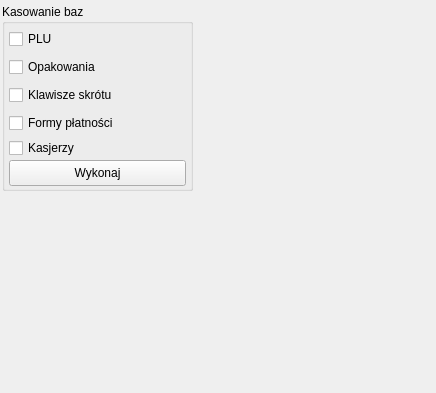
          <widget class="QWidget" name="DataBaseTabClear">
           <attribute name="title">
            <string>Kasowanie</string>
           </attribute>
           <layout class="QGridLayout" name="gridLayout_20">
            <property name="leftMargin">
             <number>2</number>
            </property>
            <property name="topMargin">
             <number>4</number>
            </property>
            <property name="rightMargin">
             <number>2</number>
            </property>
            <property name="bottomMargin">
             <number>4</number>
            </property>
            <property name="spacing">
             <number>2</number>
            </property>
            <item row="0" column="0">
             <widget class="QGroupBox" name="groupBoxDataBaseClear">
              <property name="layoutDirection">
               <enum>Qt::LeftToRight</enum>
              </property>
              <property name="title">
               <string>Kasowanie baz</string>
              </property>
              <property name="flat">
               <bool>false</bool>
              </property>
              <layout class="QGridLayout" name="gridLayout_3">
               <property name="leftMargin">
                <number>4</number>
               </property>
               <property name="topMargin">
                <number>2</number>
               </property>
               <property name="rightMargin">
                <number>4</number>
               </property>
               <property name="bottomMargin">
                <number>2</number>
               </property>
               <property name="spacing">
                <number>2</number>
               </property>
               <item row="1" column="0">
                <widget class="QCheckBox" name="checkBoxDataBasePackage">
                 <property name="minimumSize">
                  <size>
                   <width>0</width>
                   <height>26</height>
                  </size>
                 </property>
                 <property name="maximumSize">
                  <size>
                   <width>16777215</width>
                   <height>26</height>
                  </size>
                 </property>
                 <property name="text">
                  <string>Opakowania</string>
                 </property>
                </widget>
               </item>
               <item row="2" column="0">
                <widget class="QCheckBox" name="checkBoxDataBaseShortcut">
                 <property name="minimumSize">
                  <size>
                   <width>0</width>
                   <height>26</height>
                  </size>
                 </property>
                 <property name="maximumSize">
                  <size>
                   <width>16777215</width>
                   <height>26</height>
                  </size>
                 </property>
                 <property name="text">
                  <string>Klawisze skrótu</string>
                 </property>
                </widget>
               </item>
               <item row="0" column="0">
                <widget class="QCheckBox" name="checkBoxDataBasePlu">
                 <property name="minimumSize">
                  <size>
                   <width>0</width>
                   <height>26</height>
                  </size>
                 </property>
                 <property name="maximumSize">
                  <size>
                   <width>16777215</width>
                   <height>26</height>
                  </size>
                 </property>
                 <property name="text">
                  <string>PLU</string>
                 </property>
                </widget>
               </item>
               <item row="3" column="0">
                <widget class="QCheckBox" name="checkBoxDataBasePaymentForm">
                 <property name="minimumSize">
                  <size>
                   <width>0</width>
                   <height>26</height>
                  </size>
                 </property>
                 <property name="maximumSize">
                  <size>
                   <width>16777215</width>
                   <height>26</height>
                  </size>
                 </property>
                 <property name="text">
                  <string>Formy płatności</string>
                 </property>
                </widget>
               </item>
               <item row="5" column="0">
                <widget class="QPushButton" name="pushButtonDataBaseAdd">
                 <property name="minimumSize">
                  <size>
                   <width>177</width>
                   <height>26</height>
                  </size>
                 </property>
                 <property name="maximumSize">
                  <size>
                   <width>177</width>
                   <height>26</height>
                  </size>
                 </property>
                 <property name="text">
                  <string>Wykonaj</string>
                 </property>
                </widget>
               </item>
               <item row="4" column="0">
                <widget class="QCheckBox" name="checkBoxDataBaseCashier">
                 <property name="text">
                  <string>Kasjerzy</string>
                 </property>
                </widget>
               </item>
              </layout>
             </widget>
            </item>
            <item row="0" column="1">
             <spacer name="horizontalSpacer_5">
              <property name="orientation">
               <enum>Qt::Horizontal</enum>
              </property>
              <property name="sizeHint" stdset="0">
               <size>
                <width>241</width>
                <height>20</height>
               </size>
              </property>
             </spacer>
            </item>
            <item row="1" column="0">
             <spacer name="verticalSpacer_11">
              <property name="orientation">
               <enum>Qt::Vertical</enum>
              </property>
              <property name="sizeHint" stdset="0">
               <size>
                <width>20</width>
                <height>198</height>
               </size>
              </property>
             </spacer>
            </item>
           </layout>
          </widget>
